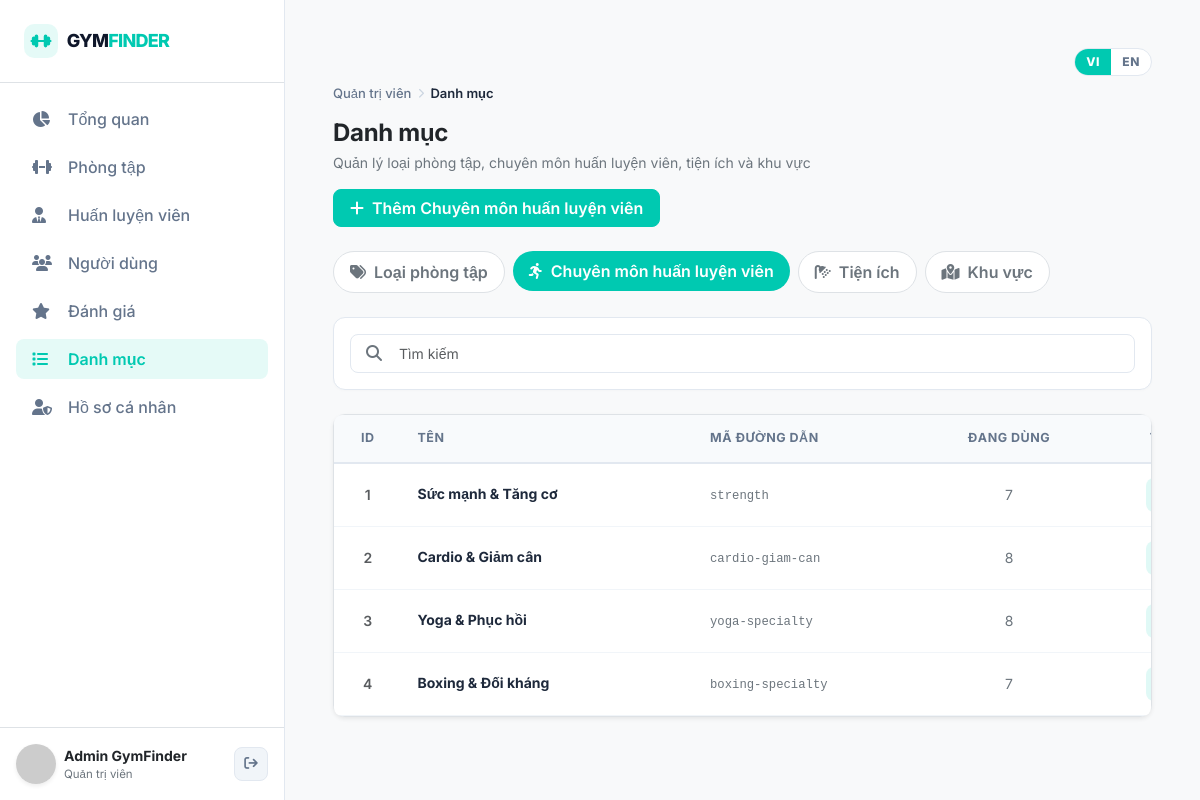
Page /admin/pages/categories.php?tab=specialties (signed in) on the committed database.
### tables this page shows
CREATE TABLE users (
  id            INT UNSIGNED NOT NULL AUTO_INCREMENT,
  full_name     VARCHAR(100) NOT NULL,
  email         VARCHAR(255) NOT NULL,
  phone         VARCHAR(20)  NULL,
  password_hash VARCHAR(255) NOT NULL,
  avatar_url    VARCHAR(255) NULL,
  role          ENUM('user','admin')    NOT NULL DEFAULT 'user',
  status        ENUM('active','locked') NOT NULL DEFAULT 'active',
  last_login_at DATETIME NULL,
  created_at    DATETIME NOT NULL DEFAULT CURRENT_TIMESTAMP,
  updated_at    DATETIME NOT NULL DEFAULT CURRENT_TIMESTAMP ON UPDATE CURRENT_TIMESTAMP,

  PRIMARY KEY (id),
  UNIQUE KEY uq_users_email (email),
  UNIQUE KEY uq_users_phone (phone),
  KEY idx_users_role_status (role, status),

  CONSTRAINT chk_users_phone
    CHECK (phone IS NULL OR phone REGEXP '^\\+?[0-9]{9,14}$')
);

CREATE TABLE specialties (
  id   INT UNSIGNED NOT NULL AUTO_INCREMENT,
  name VARCHAR(100) NOT NULL,
  slug VARCHAR(120) NOT NULL,

  PRIMARY KEY (id),
  UNIQUE KEY uq_specialties_name (name),
  UNIQUE KEY uq_specialties_slug (slug)
);

### backend/helpers.php (called while the page is built, shortened)
<?php
function gf_url(string $path = ''): string
{
    $prefix = $GLOBALS['GF_PREFIX'] ?? '';
    return $prefix . ltrim($path, '/');
}
function gf_h(?string $s): string
{
    $text = (string) $s;
    if (function_exists('gf_t')) {
        $text = gf_t($text);
    }
    return htmlspecialchars($text, ENT_QUOTES | ENT_SUBSTITUTE, 'UTF-8');
}
function gf_resolve_image_url(?string $url): ?string
{
    if ($url === null) {
        return null;
    }
    $url = trim($url);
    if (!preg_match('#^/?uploads/([A-Za-z0-9._-]+\.(?:jpg|jpeg|png|webp))$#i', $url, $m)) {
        return null;
    }
    $filename = $m[1];
    return gf_url('uploads/' . $filename);
}
function gf_avatar_fallback(string $name = 'User'): string
{
    $clean = trim($name) !== '' ? trim($name) : 'User';
    return 'https://ui-avatars.com/api/?name=' . urlencode($clean) . '&background=00c9b1&color=fff';
}
function gf_avatar(?string $url, int $id = 0, string $name = 'User'): string
{
    $resolved = gf_resolve_image_url($url);
    return gf_avatar_fallback($name);
}
function gf_logo(string $variant = 'header', ?string $href = null, string $extraClass = '', bool $asLink = true): string
{
    $logoVariant = $variant;
    $logoHref = $href;
    $logoClass = $extraClass;
    $logoAsLink = $asLink;
    require dirname(__DIR__) . '/includes/logo.php';
    return ob_get_clean() ?: '';
}

### backend/db.php (called while the page is built, shortened)
<?php
function gf_pdo(): PDO
{
    return $GLOBALS['GF_PDO'];
}

### backend/auth.php (called while the page is built, shortened)
<?php
function gf_current_user(): ?array
{
    $id = $_SESSION['user_id'] ?? null;
    $st = gf_pdo()->prepare('SELECT id, full_name, email, phone, avatar_url, role, status, created_at, updated_at FROM users WHERE id = ?');
    $st->execute([(int) $id]);
    $user = $st->fetch() ?: null;
    return $user ?: null;
}
function gf_require_login(?string $redirect = null): array
{
    $user = gf_current_user();
    return $user;
}
function gf_require_admin(): array
{
    $user = gf_require_login(gf_url('admin/pages/dashboard.php'));
    return $user;
}

### admin/pages/categories.php (the view, shortened to what this page needs)
<?php
require_once dirname(__DIR__, 2) . '/backend/bootstrap.php';
require_once dirname(__DIR__) . '/components/table.php';
$tabs = [
    'categories'  => ['label' => 'Loại phòng tập', 'icon' => 'fa-tags', 'table' => 'categories'],
    'specialties' => ['label' => 'Chuyên môn huấn luyện viên', 'icon' => 'fa-person-running', 'table' => 'specialties'],
    'amenities'   => ['label' => 'Tiện ích', 'icon' => 'fa-shower', 'table' => 'amenities'],
    'districts'   => ['label' => 'Khu vực', 'icon' => 'fa-map-location-dot', 'table' => 'districts'],
];
$tab = (string) ($_GET['tab'] ?? 'categories');
$table = $tabs[$tab]['table'];
$q = trim((string) ($_GET['q'] ?? ''));
$page = max(1, (int) ($_GET['page'] ?? 1));
$limit = $tab === 'categories' ? 8 : 10;
$offset = ($page - 1) * $limit;
$rows = [];
$total = 0;
$usage = [];
if ($tab === 'categories') {
    $catFilters = [
        'limit' => $limit,
        'page'  => $page,
        'sort'  => 'oldest',
        'q'     => $q,
    ];
    $categoryResult = gf_admin_categories_paged($catFilters);
    if ($page > 1 && empty($categoryResult['items']) && (int) $categoryResult['total'] > 0) {
        $page = max(1, (int) ceil((int) $categoryResult['total'] / $limit));
        $catFilters['page'] = $page;
        $categoryResult = gf_admin_categories_paged($catFilters);
    }
    $rows = $categoryResult['items'];
    $total = (int) $categoryResult['total'];
    $st = gf_pdo()->query('SELECT category_id AS rid, COUNT(*) AS total FROM gym_categories GROUP BY category_id');
    if ($st) {
        foreach ($st->fetchAll() as $u) {
            $usage[(int) $u['rid']] = (int) $u['total'];
        }
    }
} else {
    $where = '1=1';
    $params = [];
    $countSt = gf_pdo()->prepare("SELECT COUNT(*) FROM {$table} WHERE {$where}");
    $countSt->execute($params);
    $total = (int) $countSt->fetchColumn();
    $listSt = gf_pdo()->prepare("SELECT * FROM {$table} WHERE {$where} ORDER BY id ASC LIMIT {$limit} OFFSET {$offset}");
    $listSt->execute($params);
    $rows = $listSt->fetchAll();
    if ($table === 'specialties') {
        $st = gf_pdo()->query('SELECT specialty_id AS rid, COUNT(*) AS total FROM trainers GROUP BY specialty_id');
    } elseif ($table === 'amenities') {
        $st = gf_pdo()->query('SELECT amenity_id AS rid, COUNT(*) AS total FROM gym_amenities GROUP BY amenity_id');
    } else {
        $st = gf_pdo()->query('SELECT district_id AS rid, COUNT(*) AS total FROM gyms GROUP BY district_id');
    }
    if ($st) {
        foreach ($st->fetchAll() as $u) {
            $usage[(int) $u['rid']] = (int) $u['total'];
        }
    }
}
$paginationHtml = gf_render_admin_pagination(
    $page,
    $limit,
    $total,
    array_merge(['tab' => $tab], $q !== '' ? ['q' => $q] : [])
);
$adminActive = 'categories';
require dirname(__DIR__, 2) . '/includes/layout_head.php';
require dirname(__DIR__, 2) . '/includes/admin_layout.php';
?>
<div class="d-flex flex-wrap justify-content-between align-items-center gap-3 mb-4">
    <div>
        <h2 class="fw-bold mb-1 text-dark" style="font-size: 24px; letter-spacing: -0.3px;"><?= gf_h(gf_t('Danh mục')) ?></h2>
        <p class="text-secondary mb-0 small"><?= gf_h(gf_t('Quản lý loại phòng tập, chuyên môn huấn luyện viên, tiện ích và khu vực')) ?></p>
    </div>
    <button class="btn btn-primary px-3 rounded-3" data-bs-toggle="modal" data-bs-target="#catalogCreate">
        <i class="fa-solid fa-plus me-2"></i><?= gf_h(gf_t('Thêm')) ?> <?= gf_h($tabs[$tab]['label']) ?>
    </button>
</div>
<ul class="nav nav-pills gap-2 mb-4 flex-wrap">
    <?php foreach ($tabs as $key => $meta): ?>
        <li class="nav-item">
            <a class="nav-link rounded-pill px-3 <?= $key === $tab ? 'active' : 'bg-white border text-secondary' ?>"
               href="<?= gf_h(gf_url('admin/pages/categories.php?tab=' . urlencode($key))) ?>">
                <i class="fa-solid <?= gf_h($meta['icon']) ?> me-2"></i><?= gf_h($meta['label']) ?>
            </a>
        </li>
    <?php endforeach; ?>
</ul>
<form method="get" class="admin-card p-3 mb-4">
    <div class="position-relative">
        <i class="fa-solid fa-magnifying-glass position-absolute top-50 start-0 translate-middle-y ms-3 text-secondary"></i>
        <input class="form-control admin-input ps-5" name="q" value="<?= gf_h($q) ?>" placeholder="<?= gf_h(gf_t('Tìm kiếm')) ?>">
    </div>
</form>
<?php if ($tab === 'categories'): ?>
<?php
gf_admin_table_open([
    'id'        => 'categoriesTable',
    'class'     => 'admin-categories-table',
    'min_width' => '960px',
    'columns'   => [
        ['label' => 'ID', 'width' => '60px', 'align' => 'center'],
        ['label' => 'TÊN', 'width' => '220px'],
        ['label' => 'MÔ TẢ', 'width' => '320px'],
        ['label' => 'SỐ PHÒNG TẬP', 'width' => '140px', 'align' => 'center'],
        ['label' => 'TRẠNG THÁI', 'width' => '120px', 'align' => 'center'],
        ['label' => 'THAO TÁC', 'width' => '160px', 'align' => 'right', 'th_class' => 'text-end pe-3'],
    ],
]);
?>
<?php foreach ($rows as $r): ?>
<tr>
    <td class="text-center text-muted fw-semibold"><?= (int)$r['id'] ?></td>
    <td><span class="admin-cell-title"><?= gf_h($r['name']) ?></span></td>
    <td><span class="text-secondary"><?= gf_h($r['description'] ?? '—') ?></span></td>
    <td class="text-center text-secondary"><?= (int)($usage[(int)$r['id']] ?? 0) ?> <?= gf_h(gf_t('phòng')) ?></td>
    <td class="text-center"><span class="admin-badge <?= $r['is_active'] ? 'badge-success' : 'badge-neutral' ?>"><?= gf_h(gf_t($r['is_active'] ? 'Hoạt động' : 'Tạm ẩn')) ?></span></td>
    <td class="text-end pe-3 text-nowrap admin-actions-cell">
        <button type="button" class="btn btn-action btn-action-edit" data-bs-toggle="modal" data-bs-target="#catalogEdit<?= (int)$r['id'] ?>" title="<?= gf_h(gf_t('Chỉnh sửa')) ?>"><i class="fa-solid fa-pen"></i></button>
        <form method="post" class="d-inline">
            <?= gf_csrf_field() ?>
            <input type="hidden" name="action" value="toggle">
            <input type="hidden" name="id" value="<?= (int)$r['id'] ?>">
            <input type="hidden" name="is_active" value="<?= $r['is_active'] ? '0' : '1' ?>">
            <button class="btn btn-action <?= $r['is_active'] ? 'btn-action-delete' : 'btn-action-edit' ?>" title="<?= gf_h(gf_t($r['is_active'] ? 'Ẩn' : 'Hiện')) ?>">
                <i class="fa-solid <?= $r['is_active'] ? 'fa-eye-slash' : 'fa-eye' ?>"></i>
            </button>
        </form>
        <?php
        $catUsed = (int) ($usage[(int) $r['id']] ?? 0);
        $confirmMsg = $catUsed > 0
            ? 'Loại này còn ' . $catUsed . ' phòng tập đang gắn. Hãy gỡ danh mục khỏi các phòng hoặc dùng Ẩn.'
            : 'Xóa vĩnh viễn loại phòng tập này? Thao tác không hoàn tác.';
        ?>
        <form method="post" class="d-inline js-confirm-submit"
              data-confirm-title="<?= gf_h(gf_t('Xóa loại phòng tập?')) ?>"
              data-confirm-message="<?= gf_h($confirmMsg) ?>"
              data-confirm-label="<?= gf_h(gf_t('Xóa')) ?>"
              data-confirm-danger="1">
            <?= gf_csrf_field() ?>
            <input type="hidden" name="action" value="delete">
            <input type="hidden" name="id" value="<?= (int)$r['id'] ?>">
            <button type="submit" class="btn btn-action btn-action-delete" title="<?= gf_h(gf_t($catUsed > 0 ? 'Không xóa được khi còn phòng tập gắn' : 'Xóa')) ?>" <?= $catUsed > 0 ? 'disabled' : '' ?>><i class="fa-solid fa-trash"></i></button>
        </form>
    </td>
</tr>
<?php endforeach; ?>
<?php
gf_admin_table_close([
    'empty'         => empty($rows),
    'empty_message' => 'Không tìm thấy loại phòng tập nào.',
    'colspan'       => 6,
    'footer_html'   => $paginationHtml,
]);
?>
<?php else: ?>
<?php foreach ($rows as $r): ?>
<tr>
    <td class="text-center text-muted fw-semibold"><?= (int)$r['id'] ?></td>
    <td><span class="admin-cell-title"><?= gf_h($tab === 'districts' ? gf_place_name((string) $r['name']) : (string) $r['name']) ?></span></td>
    <td><code class="small text-secondary"><?= gf_h($r['slug'] ?? '') ?></code></td>
    <td class="text-center text-secondary"><?= (int)($usage[(int)$r['id']] ?? 0) ?></td>
    <td class="text-end pe-3 text-nowrap">
        <button type="button" class="btn btn-action btn-action-edit" data-bs-toggle="modal" data-bs-target="#catalogEdit<?= (int)$r['id'] ?>" title="<?= gf_h(gf_t('Sửa')) ?>"><i class="fa-solid fa-pen"></i></button>
    </td>
</tr>
<?php endforeach; ?>
<?php endif; ?>
</main></div>
</body></html>

### includes/admin_layout.php (shortened to what this page needs)
<?php
$adminActive = $adminActive ?? 'dashboard';
$adminUser = gf_require_admin();
$adminDashboardUrl = gf_url('admin/pages/dashboard.php');
$adminBreadcrumbMap = [
    'dashboard' => gf_t('Tổng quan'),
    'gyms' => gf_t('Phòng tập'),
    'trainers' => gf_t('Huấn luyện viên'),
    'users' => gf_t('Người dùng'),
    'reviews' => gf_t('Đánh giá'),
    'categories' => gf_t('Danh mục'),
    'profile' => gf_t('Hồ sơ cá nhân'),
];
$adminBreadcrumbCurrent = $adminBreadcrumbMap[$adminActive] ?? gf_t('Tổng quan');
function gf_admin_nav(string $key, string $href, string $icon, string $label, string $active): void
{
    $cls = $key === $active ? ' active bg-primary-light text-primary' : '';
    echo '<li class="nav-item"><a class="nav-link rounded-3 px-3 py-2 mb-1' . $cls . '" href="' . gf_h(gf_url($href)) . '"><i class="fa-solid ' . $icon . ' me-3" style="width:20px;"></i>' . gf_h($label) . '</a></li>';
}
?>
<div class="d-flex admin-shell">
<aside class="sidebar d-flex flex-column" id="sidebar" aria-label="<?= gf_h(gf_t('Menu quản trị')) ?>">
    <div class="p-4 border-bottom d-flex align-items-center justify-content-between gap-2">
        <?= gf_logo('admin', $adminDashboardUrl, 'admin-brand') ?>
    </div>
    <div class="p-3 flex-grow-1 overflow-auto">
        <ul class="nav flex-column gap-1">
            <?php
            gf_admin_nav('dashboard', 'admin/pages/dashboard.php', 'fa-chart-pie', gf_t('Tổng quan'), $adminActive);
            ?>
        </ul>
    </div>
    <div class="p-3 border-top mt-auto">
        <div class="d-flex align-items-center gap-2">
            <a href="<?= gf_h(gf_url('admin/pages/profile.php')) ?>" class="d-flex align-items-center gap-2 text-decoration-none min-w-0 flex-grow-1 text-dark" title="<?= gf_h(gf_t('Xem và sửa hồ sơ quản trị')) ?>">
                <img src="<?= gf_h(gf_avatar($adminUser['avatar_url'] ?? null, !empty($adminUser['avatar_url']) ? (int) $adminUser['id'] : 0, $adminUser['full_name'])) ?>" class="rounded-circle shadow-sm" style="width:40px;height:40px;object-fit:cover;aspect-ratio:1/1;flex:0 0 40px;" alt="<?= gf_h($adminUser['full_name']) ?>" onerror="this.onerror=null;this.src='<?= gf_h(gf_avatar_fallback($adminUser['full_name'])) ?>';">
                <div class="min-w-0 text-truncate"><div class="fw-bold small text-truncate"><?= gf_h($adminUser['full_name']) ?></div><div class="text-secondary" style="font-size:11.5px;"><?= gf_h(gf_t('Quản trị viên')) ?></div></div>
            </a>
            <form method="post" action="<?= gf_h(gf_url('pages/auth/logout.php')) ?>" class="ms-auto"><?= gf_csrf_field() ?><button class="btn btn-action btn-action-view" title="<?= gf_h(gf_t('Đăng xuất')) ?>"><i class="fa-solid fa-arrow-right-from-bracket"></i></button></form>
        </div>
    </div>
</aside>
<main class="main-content flex-grow-1 p-4 p-md-5 bg-light" style="min-width:0;">
    <div class="d-flex justify-content-end mb-2"><?= gf_lang_switch_html() ?></div>
    <nav class="admin-breadcrumb" aria-label="Breadcrumb">
        <ol class="admin-breadcrumb-list">
            <li class="admin-breadcrumb-item">
                <a href="<?= gf_h($adminDashboardUrl) ?>" class="admin-breadcrumb-link"><?= gf_h(gf_t('Quản trị viên')) ?></a>
            </li>
            <li class="admin-breadcrumb-sep" aria-hidden="true"><i class="fa-solid fa-chevron-right"></i></li>
            <li class="admin-breadcrumb-item">
                <span class="admin-breadcrumb-current" aria-current="page"><?= gf_h($adminBreadcrumbCurrent) ?></span>
            </li>
        </ol>
    </nav>

### rows in the picture
users: full_name "Admin GymFinder"
specialties: id "1", name "Sức mạnh & Tăng cơ", slug "strength", id "7"
specialties: id "2", name "Cardio & Giảm cân", slug "cardio-giam-can", id "8"
specialties: id "3", name "Yoga & Phục hồi", slug "yoga-specialty", id "8"
specialties: id "4", name "Boxing & Đối kháng", slug "boxing-specialty", id "7"

### other values in the picture
gf_h($label) "Tổng quan Phòng tập Huấn luyện viên Người dùng Đánh giá Danh mục Hồ sơ cá nhân"
gf_h(gf_t('Quản trị viên')) "Quản trị viên"
gf_h($adminBreadcrumbCurrent) "Danh mục"
gf_h(gf_t('Danh mục')) "Danh mục"
gf_h(gf_t('Thêm')) "Thêm"
gf_h($tabs[$tab]['label']) "Chuyên môn huấn luyện viên"
gf_h($meta['label']) "Loại phòng tập"
gf_h($meta['label']) "Chuyên môn huấn luyện viên"
gf_h($meta['label']) "Tiện ích"
gf_h($meta['label']) "Khu vực"
gf_h(gf_t((string) ($col['label'] ?? ''))) "ID"
gf_h(gf_t((string) ($col['label'] ?? ''))) "TÊN"
gf_h(gf_t((string) ($col['label'] ?? ''))) "MÃ ĐƯỜNG DẪN"
gf_h(gf_t((string) ($col['label'] ?? ''))) "ĐANG DÙNG"
